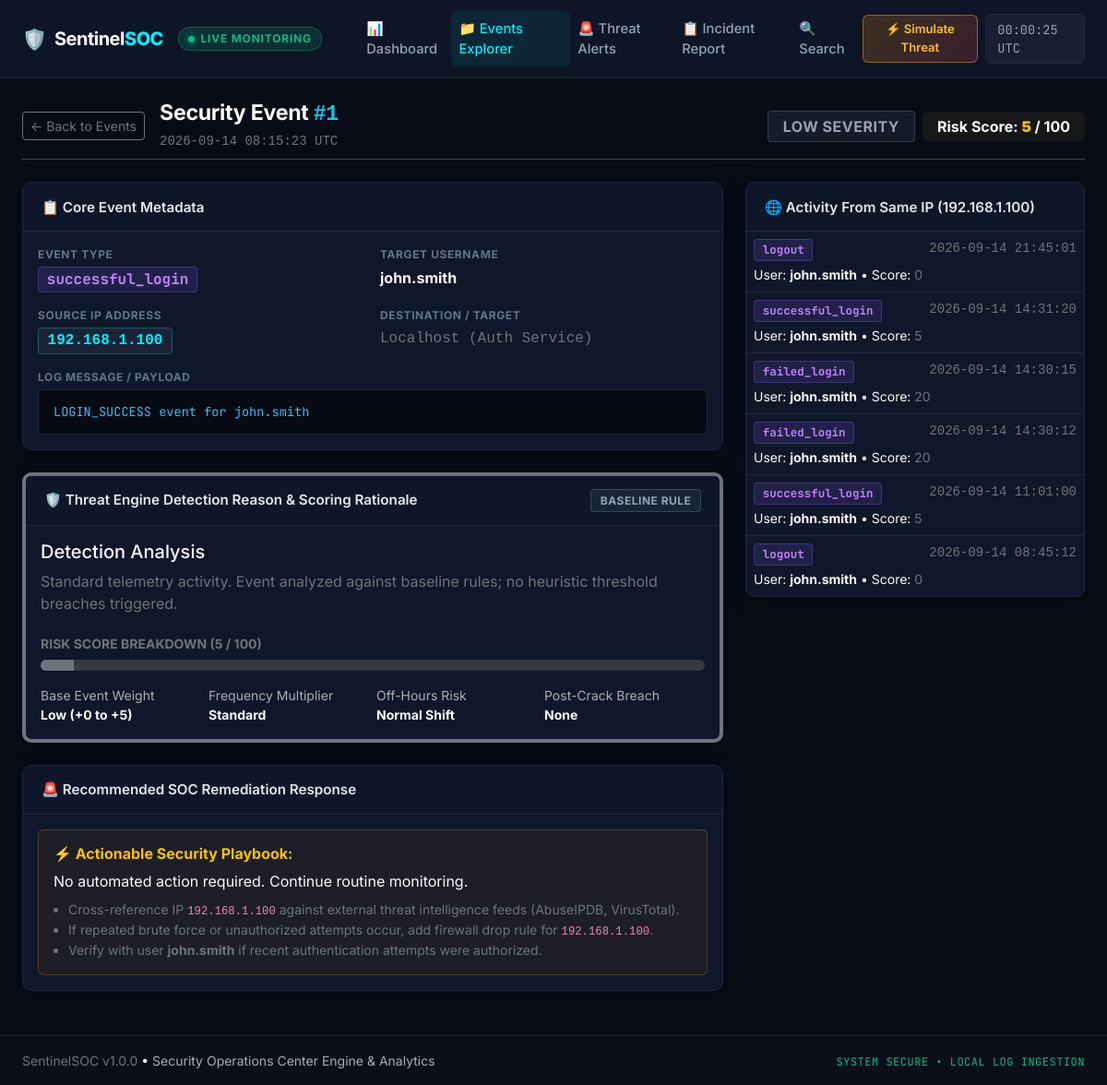
Screenshot of /event/1 with the database file from the repository.
### models/security_event.py (models this page shows, shortened)
class SecurityEvent(db.Model):
    __tablename__ = 'security_events'
    id = db.Column(db.Integer, primary_key=True, autoincrement=True)
    timestamp = db.Column(db.DateTime, nullable=False, index=True)
    event_type = db.Column(db.String(50), nullable=False, index=True)
    username = db.Column(db.String(100), nullable=True, index=True)
    source_ip = db.Column(db.String(45), nullable=False, index=True)
    destination_ip = db.Column(db.String(45), nullable=True)
    message = db.Column(db.Text, nullable=True)
    risk_score = db.Column(db.Integer, default=0, nullable=False, index=True)
    severity = db.Column(db.String(20), default='LOW', nullable=False, index=True)
    detected_threat = db.Column(db.String(100), nullable=True, index=True)
    recommendation = db.Column(db.Text, nullable=True)
    status = db.Column(db.String(20), default='processed', nullable=False)
    created_at = db.Column(db.DateTime, default=utc_now, nullable=False)
    alerts = db.relationship('SecurityAlert', back_populates='event', cascade='all, delete-orphan')
    def to_dict(self):
        return {
            'id': self.id,
            'timestamp': self.timestamp.isoformat() if self.timestamp else None,
            'event_type': self.event_type,
            'username': self.username,
            'source_ip': self.source_ip,
            'destination_ip': self.destination_ip,
            'message': self.message,
            'risk_score': self.risk_score,
            'severity': self.severity,
            'detected_threat': self.detected_threat,
            'recommendation': self.recommendation,
            'status': self.status,
            'created_at': self.created_at.isoformat() if self.created_at else None
        }

### routes/events.py (the view)
@events_bp.route('/event/<int:event_id>')
def event_detail(event_id):
    event = db.session.get(SecurityEvent, event_id)
    if not event:
        abort(404)
    details = StatisticsService.get_event_details(event_id)
    return render_template('event_detail.html', details=details, event=event)

### services/statistics_service.py (called while the page is built)
    @staticmethod
    def get_event_details(event_id: int) -> Dict[str, Any]:
        event = db.session.get(SecurityEvent, event_id)
        if not event:
            return None
        related_alerts = SecurityAlert.query.filter_by(event_id=event_id).all()
        correlated_events = SecurityEvent.query.filter(
            SecurityEvent.source_ip == event.source_ip,
            SecurityEvent.id != event.id
        ).order_by(SecurityEvent.timestamp.desc()).limit(8).all()
        return {
            'event': event.to_dict(),
            'related_alerts': [a.to_dict() for a in related_alerts],
            'correlated_events': [e.to_dict() for e in correlated_events]
        }

### templates/event_detail.html (shortened to what this page needs)
{% extends "base.html" %}
{% block content %}
<div class="d-flex justify-content-between align-items-center mb-4 pb-2 border-bottom border-secondary-subtle">
    <div class="d-flex align-items-center gap-3">
        <a href="/events" class="btn btn-sm btn-outline-secondary">&larr; Back to Events</a>
        <div>
            <h3 class="soc-page-title mb-0">
                Security Event <span class="font-monospace text-info">#{{ event.id }}</span>
            </h3>
            <span class="text-secondary small font-monospace">{{ event.timestamp.strftime('%Y-%m-%d %H:%M:%S UTC') if event.timestamp else 'N/A' }}</span>
        </div>
    </div>
    <div class="d-flex align-items-center gap-2">
        <span class="badge soc-badge-{{ event.severity.lower() }} px-3 py-2 fs-6">
            {{ event.severity }} SEVERITY
        </span>
        <span class="badge bg-secondary-subtle text-light px-3 py-2 fs-6">
            Risk Score: <strong class="text-warning">{{ event.risk_score }}</strong> / 100
        </span>
    </div>
</div>
<div class="row g-4">
    <div class="col-lg-8">
        <div class="card soc-card mb-4">
            <div class="card-header soc-card-header">
                <span class="card-header-title">📋 Core Event Metadata</span>
            </div>
            <div class="card-body">
                <div class="row g-3">
                    <div class="col-md-6">
                        <label class="soc-meta-label">EVENT TYPE</label>
                        <div><span class="badge soc-event-type-badge fs-6">{{ event.event_type }}</span></div>
                    </div>
                    <div class="col-md-6">
                        <label class="soc-meta-label">TARGET USERNAME</label>
                        <div class="fs-6 fw-bold text-light">{{ event.username or '[Unspecified User]' }}</div>
                    </div>
                    <div class="col-md-6">
                        <label class="soc-meta-label">SOURCE IP ADDRESS</label>
                        <div>
                            <span class="badge font-monospace soc-ip-badge fs-6">{{ event.source_ip }}</span>
                        </div>
                    </div>
                    <div class="col-md-6">
                        <label class="soc-meta-label">DESTINATION / TARGET</label>
                        <div class="text-secondary font-monospace">{{ event.destination_ip or 'Localhost (Auth Service)' }}</div>
                    </div>
                    <div class="col-12">
                        <label class="soc-meta-label">LOG MESSAGE / PAYLOAD</label>
                        <div class="soc-code-box">{{ event.message or 'No additional log details recorded.' }}</div>
                    </div>
                </div>
            </div>
        </div>
        <div class="card soc-card mb-4 border-start border-4 {% if event.risk_score >= 80 %}border-danger{% elif event.risk_score >= 60 %}border-warning{% elif event.risk_score >= 30 %}border-info{% else %}border-secondary{% endif %}">
            <div class="card-header soc-card-header d-flex justify-content-between align-items-center">
                <span class="card-header-title">🛡️ Threat Engine Detection Reason & Scoring Rationale</span>
                <span class="badge soc-badge-{{ event.severity.lower() }}">{{ event.detected_threat or 'BASELINE RULE' }}</span>
            </div>
            <div class="card-body">
                <h5 class="text-light mb-2">Detection Analysis</h5>
                <p class="text-secondary fs-6 mb-4">
                    {% if event.detected_threat %}
                        Event correlated with threat pattern <strong>{{ event.detected_threat.replace('_', ' ').title() }}</strong>.
                        Originating source IP <code>{{ event.source_ip }}</code> exceeded automated heuristic safety thresholds.
                    {% else %}
                        Standard telemetry activity. Event analyzed against baseline rules; no heuristic threshold breaches triggered.
                    {% endif %}
                </p>
                <h6 class="text-uppercase text-secondary small fw-bold mb-2">Risk Score Breakdown ({{ event.risk_score }} / 100)</h6>
                <div class="progress soc-risk-large-bar mb-3" style="height: 12px;">
                    <div class="progress-bar {% if event.risk_score >= 80 %}bg-danger{% elif event.risk_score >= 60 %}bg-warning{% elif event.risk_score >= 30 %}bg-info{% else %}bg-secondary{% endif %}"
                         style="width: {{ event.risk_score }}%;"></div>
                </div>
                <div class="row g-2 text-secondary small">
                    <div class="col-md-3">
                        <span class="d-block text-muted">Base Event Weight</span>
                        <strong class="text-light">
                            {% if event.event_type in ('privilege_escalation', 'account_locked') %}High (+45 to +75)
                            {% elif 'failed' in event.event_type or 'denied' in event.event_type %}Medium (+20 to +25)
                            {% else %}Low (+0 to +5){% endif %}
                        </strong>
                    </div>
                    <div class="col-md-3">
                        <span class="d-block text-muted">Frequency Multiplier</span>
                        <strong class="text-light">
                            {% if event.risk_score >= 60 %}Elevated (Aggressive){% else %}Standard{% endif %}
                        </strong>
                    </div>
                    <div class="col-md-3">
                        <span class="d-block text-muted">Off-Hours Risk</span>
                        <strong class="text-light">
                            {% if event.timestamp and (8 > event.timestamp.hour or event.timestamp.hour >= 20) %}Active (+10 to +20){% else %}Normal Shift{% endif %}
                        </strong>
                    </div>
                    <div class="col-md-3">
                        <span class="d-block text-muted">Post-Crack Breach</span>
                        <strong class="text-light">
                            {% if event.detected_threat == 'SUCCESSFUL_LOGIN_AFTER_FAILURES' %}Triggered (+25){% else %}None{% endif %}
                        </strong>
                    </div>
                </div>
            </div>
        </div>
        <div class="card soc-card mb-4">
            <div class="card-header soc-card-header">
                <span class="card-header-title">🚨 Recommended SOC Remediation Response</span>
            </div>
            <div class="card-body">
                <div class="soc-recommendation-box p-3 rounded">
                    <h6 class="text-warning fw-bold mb-2">⚡ Actionable Security Playbook:</h6>
                    <p class="mb-2 text-light">
                        {{ event.recommendation or 'No automated action required. Continue routine monitoring.' }}
                    </p>
                    <ul class="text-secondary small mb-0 ps-3">
                        <li>Cross-reference IP <code>{{ event.source_ip }}</code> against external threat intelligence feeds (AbuseIPDB, VirusTotal).</li>
                        <li>If repeated brute force or unauthorized attempts occur, add firewall drop rule for <code>{{ event.source_ip }}</code>.</li>
                        {% if event.username %}
                        <li>Verify with user <strong>{{ event.username }}</strong> if recent authentication attempts were authorized.</li>
                        {% endif %}
                    </ul>
                </div>
            </div>
        </div>
    </div>
    <div class="col-lg-4">
        <div class="card soc-card">
            <div class="card-header soc-card-header">
                <span class="card-header-title">🌐 Activity From Same IP ({{ event.source_ip }})</span>
            </div>
            <div class="list-group list-group-flush soc-list-group">
                {% if details and details.correlated_events %}
                    {% for cor_evt in details.correlated_events %}
                    <a href="/event/{{ cor_evt.id }}" class="list-group-item list-group-item-action soc-list-item p-2">
                        <div class="d-flex justify-content-between small">
                            <span class="badge soc-event-type-badge">{{ cor_evt.event_type }}</span>
                            <span class="text-secondary font-monospace">{{ cor_evt.timestamp[:19].replace('T', ' ') if cor_evt.timestamp else '' }}</span>
                        </div>
                        <div class="small text-light mt-1">
                            User: <strong>{{ cor_evt.username or 'N/A' }}</strong> &bull; Score: <span class="{% if cor_evt.risk_score >= 60 %}text-danger{% else %}text-secondary{% endif %}">{{ cor_evt.risk_score }}</span>
                        </div>
                    </a>
                    {% endfor %}
                {% else %}
                    <div class="p-3 text-secondary small text-center">No other events recorded from this IP.</div>
                {% endif %}
            </div>
        </div>
    </div>
</div>
{% endblock %}

### static/css/style.css (style rules this page uses)
:root { --soc-bg: #080c16; --soc-card-bg: #0f172a; --soc-card-hover: #131e36; --soc-border: #1e293b; --soc-border-subtle: #24324a; --soc-text: #f8fafc; --soc-text-secondary: #94a3b8; --soc-text-muted: #64748b; --soc-critical: #ef4444; --soc-high: #f59e0b; --soc-medium: #06b6d4; --soc-low: #64748b; --soc-success: #10b981; --soc-accent-cyan: #00f0ff; --soc-accent-purple: #8b5cf6; }
body.soc-body { background-color: var(--soc-bg); color: var(--soc-text); font-family: 'Inter', -apple-system, BlinkMacSystemFont, 'Segoe UI', Roboto, sans-serif; min-height: 100vh; display: flex; flex-direction: column; }
.soc-page-title { color: #fff; font-weight: 700; font-size: 1.45rem; letter-spacing: -0.3px; }
.soc-card { background-color: var(--soc-card-bg); border: 1px solid var(--soc-border); border-radius: 10px; box-shadow: 0 4px 20px rgba(0, 0, 0, 0.25); transition: transform 0.2s ease, box-shadow 0.2s ease, border-color 0.2s ease; }
.soc-card-header { background-color: rgba(15, 23, 42, 0.7); border-bottom: 1px solid var(--soc-border); padding: 0.85rem 1.25rem; border-top-left-radius: 10px; border-top-right-radius: 10px; }
.card-header-title { font-size: 0.95rem; font-weight: 600; color: #e2e8f0; }
.soc-badge-low { background-color: rgba(100, 116, 139, 0.15) !important; color: #94a3b8 !important; border: 1px solid rgba(100, 116, 139, 0.4); font-size: 0.75rem; font-weight: 700; letter-spacing: 0.5px; padding: 0.35rem 0.6rem; border-radius: 4px; }
.soc-ip-badge { background-color: rgba(30, 41, 59, 0.8) !important; color: var(--soc-accent-cyan) !important; border: 1px solid rgba(0, 240, 255, 0.25); padding: 0.35rem 0.6rem; font-size: 0.82rem; border-radius: 4px; }
.soc-event-type-badge { background-color: rgba(139, 92, 246, 0.15) !important; color: #c084fc !important; border: 1px solid rgba(139, 92, 246, 0.3); padding: 0.3rem 0.55rem; font-size: 0.78rem; font-family: 'JetBrains Mono', monospace; border-radius: 4px; }
.soc-meta-label { font-size: 0.75rem; font-weight: 700; color: var(--soc-text-muted); letter-spacing: 0.6px; text-transform: uppercase; display: block; margin-bottom: 0.25rem; }
.soc-code-box { background-color: #070a13; border: 1px solid var(--soc-border); border-radius: 6px; padding: 0.85rem 1rem; font-family: 'JetBrains Mono', monospace; font-size: 0.85rem; color: #38bdf8; word-break: break-all; }
.soc-recommendation-box { background: rgba(245, 158, 11, 0.06); border: 1px solid rgba(245, 158, 11, 0.25); }
.soc-list-item { background-color: transparent !important; border-color: var(--soc-border) !important; color: #cbd5e1; }

### rows the page displays
SecurityEvent: id "1", timestamp "2026-09-14 08:15:23 UTC", severity "LOW", risk_score "5", event_type "successful_login", username "john.smith", source_ip "192.168.1.100", destination_ip "Localhost (Auth Service)", message "LOGIN_SUCCESS event for john.smith", detected_threat "BASELINE RULE", recommendation "No automated action required. Continue routine monitoring."
SecurityEvent: event_type "logout", timestamp "2026-09-14 21:45:01", username "john.smith", risk_score "0"
SecurityEvent: event_type "successful_login", timestamp "2026-09-14 14:31:20", username "john.smith", risk_score "5"
SecurityEvent: event_type "failed_login", timestamp "2026-09-14 14:30:15", username "john.smith", risk_score "20"
SecurityEvent: event_type "failed_login", timestamp "2026-09-14 14:30:12", username "john.smith", risk_score "20"
SecurityEvent: event_type "successful_login", timestamp "2026-09-14 11:01:00", username "john.smith", risk_score "5"
SecurityEvent: event_type "logout", timestamp "2026-09-14 08:45:12", username "john.smith", risk_score "0"
